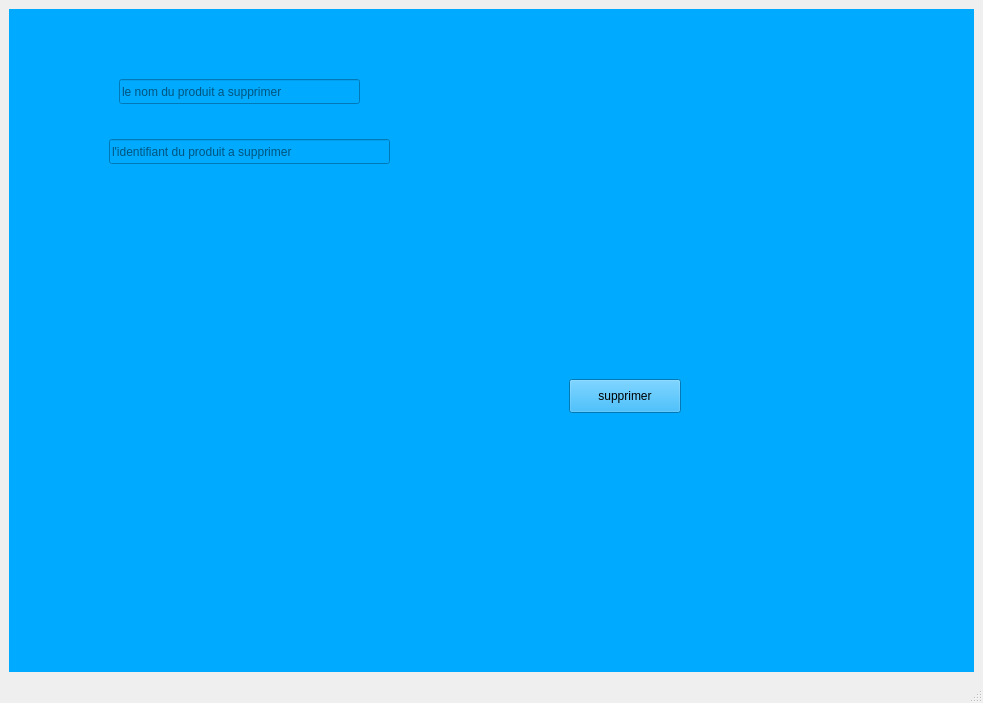
<?xml version="1.0" encoding="UTF-8"?>
<ui version="4.0">
 <class>MainWindow</class>
 <widget class="QMainWindow" name="MainWindow">
  <property name="geometry">
   <rect>
    <x>0</x>
    <y>0</y>
    <width>983</width>
    <height>703</height>
   </rect>
  </property>
  <property name="windowTitle">
   <string>MainWindow</string>
  </property>
  <widget class="QWidget" name="centralwidget">
   <layout class="QGridLayout" name="gridLayout">
    <item row="0" column="1">
     <widget class="QStackedWidget" name="stackedWidget">
      <property name="styleSheet">
       <string notr="true">background-color: rgb(0, 170, 255);</string>
      </property>
      <property name="currentIndex">
       <number>6</number>
      </property>
      <widget class="QWidget" name="page">
       <widget class="QLineEdit" name="lineEdit_34">
        <property name="geometry">
         <rect>
          <x>300</x>
          <y>140</y>
          <width>113</width>
          <height>25</height>
         </rect>
        </property>
        <property name="placeholderText">
         <string>identifiant</string>
        </property>
       </widget>
       <widget class="QLineEdit" name="lineEdit_35">
        <property name="geometry">
         <rect>
          <x>300</x>
          <y>210</y>
          <width>113</width>
          <height>25</height>
         </rect>
        </property>
        <property name="placeholderText">
         <string>mot de passe</string>
        </property>
       </widget>
       <widget class="QDialogButtonBox" name="buttonBox_7">
        <property name="geometry">
         <rect>
          <x>620</x>
          <y>420</y>
          <width>230</width>
          <height>34</height>
         </rect>
        </property>
        <property name="standardButtons">
         <set>QDialogButtonBox::Cancel|QDialogButtonBox::Ok</set>
        </property>
       </widget>
      </widget>
      <widget class="QWidget" name="page_3">
       <widget class="QLabel" name="label_2">
        <property name="geometry">
         <rect>
          <x>0</x>
          <y>90</y>
          <width>971</width>
          <height>541</height>
         </rect>
        </property>
        <property name="text">
         <string/>
        </property>
        <property name="pixmap">
         <pixmap>../../../Downloads/127022327_784850472099112_742160003035093306_n.jpg</pixmap>
        </property>
        <property name="scaledContents">
         <bool>true</bool>
        </property>
       </widget>
       <widget class="QWidget" name="verticalLayoutWidget_3">
        <property name="geometry">
         <rect>
          <x>10</x>
          <y>90</y>
          <width>160</width>
          <height>531</height>
         </rect>
        </property>
        <layout class="QVBoxLayout" name="verticalLayout_3">
         <item>
          <widget class="QPushButton" name="pushButton_31">
           <property name="text">
            <string>Employes</string>
           </property>
          </widget>
         </item>
         <item>
          <widget class="QPushButton" name="pushButton_38">
           <property name="text">
            <string>Machines</string>
           </property>
          </widget>
         </item>
         <item>
          <widget class="QPushButton" name="pushButton_Produit">
           <property name="text">
            <string>Produits</string>
           </property>
          </widget>
         </item>
         <item>
          <widget class="QPushButton" name="pushButton_39">
           <property name="text">
            <string>Entrepots</string>
           </property>
          </widget>
         </item>
         <item>
          <widget class="QPushButton" name="pushButton_36">
           <property name="text">
            <string>Clients</string>
           </property>
          </widget>
         </item>
         <item>
          <widget class="QPushButton" name="pushButton_37">
           <property name="text">
            <string>Commandes</string>
           </property>
          </widget>
         </item>
         <item>
          <widget class="QPushButton" name="pushButton_35">
           <property name="text">
            <string>Fournisseurs</string>
           </property>
          </widget>
         </item>
         <item>
          <widget class="QPushButton" name="pushButton_34">
           <property name="text">
            <string>Matieres-premieres</string>
           </property>
          </widget>
         </item>
         <item>
          <widget class="QPushButton" name="pushButton_33">
           <property name="text">
            <string>Factures</string>
           </property>
          </widget>
         </item>
         <item>
          <widget class="QPushButton" name="pushButton_32">
           <property name="text">
            <string>Revenues</string>
           </property>
          </widget>
         </item>
        </layout>
       </widget>
       <widget class="QFrame" name="frame">
        <property name="geometry">
         <rect>
          <x>0</x>
          <y>0</y>
          <width>971</width>
          <height>91</height>
         </rect>
        </property>
        <property name="styleSheet">
         <string notr="true">background-color: rgb(125, 125, 125);</string>
        </property>
        <property name="frameShape">
         <enum>QFrame::StyledPanel</enum>
        </property>
        <property name="frameShadow">
         <enum>QFrame::Raised</enum>
        </property>
        <widget class="QLabel" name="label_5">
         <property name="geometry">
          <rect>
           <x>420</x>
           <y>20</y>
           <width>131</width>
           <height>61</height>
          </rect>
         </property>
         <property name="text">
          <string>&lt;html&gt;&lt;head/&gt;&lt;body&gt;&lt;p&gt;&lt;span style=&quot; font-size:14pt;&quot;&gt;Fact-Ware&lt;/span&gt;&lt;/p&gt;&lt;/body&gt;&lt;/html&gt;</string>
         </property>
        </widget>
        <widget class="QPushButton" name="pushButton_41">
         <property name="geometry">
          <rect>
           <x>130</x>
           <y>30</y>
           <width>112</width>
           <height>34</height>
          </rect>
         </property>
         <property name="text">
          <string>AIDE</string>
         </property>
        </widget>
        <widget class="QPushButton" name="pushButton_42">
         <property name="geometry">
          <rect>
           <x>680</x>
           <y>30</y>
           <width>112</width>
           <height>34</height>
          </rect>
         </property>
         <property name="text">
          <string>PARAMETRES</string>
         </property>
        </widget>
       </widget>
      </widget>
      <widget class="QWidget" name="page_2">
       <widget class="QDialogButtonBox" name="buttonBox_2">
        <property name="geometry">
         <rect>
          <x>670</x>
          <y>550</y>
          <width>230</width>
          <height>34</height>
         </rect>
        </property>
        <property name="standardButtons">
         <set>QDialogButtonBox::Cancel|QDialogButtonBox::Ok</set>
        </property>
       </widget>
       <widget class="QLabel" name="label">
        <property name="geometry">
         <rect>
          <x>0</x>
          <y>-10</y>
          <width>171</width>
          <height>531</height>
         </rect>
        </property>
        <property name="text">
         <string/>
        </property>
        <property name="pixmap">
         <pixmap>../../../Downloads/127173322_196098928654044_621996269325269784_n.jpg</pixmap>
        </property>
        <property name="scaledContents">
         <bool>true</bool>
        </property>
       </widget>
       <widget class="QLabel" name="label_3">
        <property name="geometry">
         <rect>
          <x>170</x>
          <y>-10</y>
          <width>801</width>
          <height>641</height>
         </rect>
        </property>
        <property name="text">
         <string/>
        </property>
        <property name="pixmap">
         <pixmap>../../../Downloads/login.jpg</pixmap>
        </property>
        <property name="scaledContents">
         <bool>true</bool>
        </property>
       </widget>
       <widget class="QPushButton" name="pushButton_ajouterProduit">
        <property name="geometry">
         <rect>
          <x>280</x>
          <y>110</y>
          <width>112</width>
          <height>34</height>
         </rect>
        </property>
        <property name="text">
         <string>ajouter produit</string>
        </property>
       </widget>
       <widget class="QPushButton" name="pushButton_afficherProduit">
        <property name="geometry">
         <rect>
          <x>270</x>
          <y>170</y>
          <width>131</width>
          <height>34</height>
         </rect>
        </property>
        <property name="text">
         <string>afficher produit</string>
        </property>
       </widget>
       <widget class="QPushButton" name="pushButton_CalculerProduit">
        <property name="geometry">
         <rect>
          <x>270</x>
          <y>230</y>
          <width>131</width>
          <height>34</height>
         </rect>
        </property>
        <property name="text">
         <string>calculer produit</string>
        </property>
       </widget>
       <widget class="QPushButton" name="pushButton_SupprimerProduit">
        <property name="geometry">
         <rect>
          <x>270</x>
          <y>310</y>
          <width>141</width>
          <height>34</height>
         </rect>
        </property>
        <property name="text">
         <string>supprimer produit</string>
        </property>
       </widget>
       <widget class="QWidget" name="verticalLayoutWidget">
        <property name="geometry">
         <rect>
          <x>0</x>
          <y>0</y>
          <width>171</width>
          <height>641</height>
         </rect>
        </property>
        <layout class="QVBoxLayout" name="verticalLayout">
         <item>
          <widget class="QPushButton" name="pushButton_8">
           <property name="text">
            <string>Employes</string>
           </property>
          </widget>
         </item>
         <item>
          <widget class="QPushButton" name="pushButton_12">
           <property name="text">
            <string>Machines</string>
           </property>
          </widget>
         </item>
         <item>
          <widget class="QPushButton" name="pushButton_produit">
           <property name="text">
            <string>Produits</string>
           </property>
          </widget>
         </item>
         <item>
          <widget class="QPushButton" name="pushButton_entrepot">
           <property name="text">
            <string>Entrepots</string>
           </property>
          </widget>
         </item>
         <item>
          <widget class="QPushButton" name="pushButton_10">
           <property name="text">
            <string>Clients</string>
           </property>
          </widget>
         </item>
         <item>
          <widget class="QPushButton" name="pushButton_15">
           <property name="text">
            <string>Commandes</string>
           </property>
          </widget>
         </item>
         <item>
          <widget class="QPushButton" name="pushButton_13">
           <property name="text">
            <string>Fournisseurs</string>
           </property>
          </widget>
         </item>
         <item>
          <widget class="QPushButton" name="pushButton_11">
           <property name="text">
            <string>Matiere premieres</string>
           </property>
          </widget>
         </item>
         <item>
          <widget class="QPushButton" name="pushButton_9">
           <property name="text">
            <string>Factures</string>
           </property>
          </widget>
         </item>
         <item>
          <widget class="QPushButton" name="pushButton_7">
           <property name="text">
            <string>Revenues</string>
           </property>
          </widget>
         </item>
        </layout>
       </widget>
       <zorder>label_3</zorder>
       <zorder>label</zorder>
       <zorder>buttonBox_2</zorder>
       <zorder>pushButton_ajouterProduit</zorder>
       <zorder>pushButton_afficherProduit</zorder>
       <zorder>pushButton_CalculerProduit</zorder>
       <zorder>pushButton_SupprimerProduit</zorder>
       <zorder>verticalLayoutWidget</zorder>
      </widget>
      <widget class="QWidget" name="page_11">
       <widget class="QLineEdit" name="lineEdit_nom">
        <property name="geometry">
         <rect>
          <x>60</x>
          <y>70</y>
          <width>113</width>
          <height>25</height>
         </rect>
        </property>
        <property name="text">
         <string/>
        </property>
        <property name="placeholderText">
         <string>nom</string>
        </property>
       </widget>
       <widget class="QLineEdit" name="lineEdit_id">
        <property name="geometry">
         <rect>
          <x>60</x>
          <y>140</y>
          <width>113</width>
          <height>25</height>
         </rect>
        </property>
        <property name="text">
         <string/>
        </property>
        <property name="placeholderText">
         <string>identifiant</string>
        </property>
       </widget>
       <widget class="QLineEdit" name="lineEdit_marque">
        <property name="geometry">
         <rect>
          <x>60</x>
          <y>220</y>
          <width>113</width>
          <height>25</height>
         </rect>
        </property>
        <property name="placeholderText">
         <string>marques</string>
        </property>
       </widget>
       <widget class="QLineEdit" name="lineEdit_nombres">
        <property name="geometry">
         <rect>
          <x>60</x>
          <y>300</y>
          <width>113</width>
          <height>25</height>
         </rect>
        </property>
        <property name="placeholderText">
         <string>nombres</string>
        </property>
       </widget>
       <widget class="QLineEdit" name="lineEdit_prix">
        <property name="geometry">
         <rect>
          <x>60</x>
          <y>370</y>
          <width>113</width>
          <height>25</height>
         </rect>
        </property>
        <property name="placeholderText">
         <string>prix</string>
        </property>
       </widget>
       <widget class="QPushButton" name="pushButton">
        <property name="geometry">
         <rect>
          <x>710</x>
          <y>420</y>
          <width>112</width>
          <height>34</height>
         </rect>
        </property>
        <property name="text">
         <string>ajouter</string>
        </property>
       </widget>
      </widget>
      <widget class="QWidget" name="page_5">
       <widget class="QTableWidget" name="tableWidget">
        <property name="geometry">
         <rect>
          <x>10</x>
          <y>10</y>
          <width>841</width>
          <height>511</height>
         </rect>
        </property>
        <row>
         <property name="text">
          <string>produit 1 </string>
         </property>
        </row>
        <row>
         <property name="text">
          <string>produit 2 </string>
         </property>
        </row>
        <row>
         <property name="text">
          <string>produit 3 </string>
         </property>
        </row>
        <row>
         <property name="text">
          <string>produit 4 </string>
         </property>
        </row>
        <row>
         <property name="text">
          <string>produit 5 </string>
         </property>
        </row>
        <column>
         <property name="text">
          <string>nom</string>
         </property>
        </column>
        <column>
         <property name="text">
          <string>identifiant</string>
         </property>
        </column>
        <column>
         <property name="text">
          <string>prix</string>
         </property>
        </column>
        <column>
         <property name="text">
          <string>nombres</string>
         </property>
        </column>
        <column>
         <property name="text">
          <string>marques</string>
         </property>
        </column>
       </widget>
       <widget class="QPushButton" name="pushButton_3">
        <property name="geometry">
         <rect>
          <x>640</x>
          <y>350</y>
          <width>112</width>
          <height>34</height>
         </rect>
        </property>
        <property name="text">
         <string>ok</string>
        </property>
       </widget>
      </widget>
      <widget class="QWidget" name="page_6">
       <widget class="QLineEdit" name="lineEdit_6">
        <property name="geometry">
         <rect>
          <x>220</x>
          <y>120</y>
          <width>141</width>
          <height>25</height>
         </rect>
        </property>
        <property name="text">
         <string/>
        </property>
        <property name="placeholderText">
         <string>le nom du produit</string>
        </property>
       </widget>
       <widget class="QLineEdit" name="lineEdit_30">
        <property name="geometry">
         <rect>
          <x>210</x>
          <y>180</y>
          <width>171</width>
          <height>25</height>
         </rect>
        </property>
        <property name="text">
         <string/>
        </property>
        <property name="placeholderText">
         <string>le nombre du produit</string>
        </property>
       </widget>
       <widget class="QPushButton" name="pushButton_2">
        <property name="geometry">
         <rect>
          <x>500</x>
          <y>340</y>
          <width>112</width>
          <height>34</height>
         </rect>
        </property>
        <property name="text">
         <string>Terminer</string>
        </property>
       </widget>
      </widget>
      <widget class="QWidget" name="page_7">
       <widget class="QLineEdit" name="lineEdit_31">
        <property name="geometry">
         <rect>
          <x>110</x>
          <y>70</y>
          <width>241</width>
          <height>25</height>
         </rect>
        </property>
        <property name="text">
         <string/>
        </property>
        <property name="placeholderText">
         <string>le nom du produit a supprimer</string>
        </property>
       </widget>
       <widget class="QLineEdit" name="lineEdit_idSup">
        <property name="geometry">
         <rect>
          <x>100</x>
          <y>130</y>
          <width>281</width>
          <height>25</height>
         </rect>
        </property>
        <property name="text">
         <string/>
        </property>
        <property name="placeholderText">
         <string>l'identifiant du produit a supprimer</string>
        </property>
       </widget>
       <widget class="QPushButton" name="supprimer">
        <property name="geometry">
         <rect>
          <x>560</x>
          <y>370</y>
          <width>112</width>
          <height>34</height>
         </rect>
        </property>
        <property name="text">
         <string>supprimer</string>
        </property>
       </widget>
      </widget>
      <widget class="QWidget" name="page_8">
       <widget class="QLabel" name="label_4">
        <property name="geometry">
         <rect>
          <x>178</x>
          <y>-11</y>
          <width>811</width>
          <height>641</height>
         </rect>
        </property>
        <property name="text">
         <string/>
        </property>
        <property name="pixmap">
         <pixmap>../../../Downloads/login.jpg</pixmap>
        </property>
        <property name="scaledContents">
         <bool>true</bool>
        </property>
       </widget>
       <widget class="QWidget" name="verticalLayoutWidget_2">
        <property name="geometry">
         <rect>
          <x>10</x>
          <y>-10</y>
          <width>160</width>
          <height>651</height>
         </rect>
        </property>
        <layout class="QVBoxLayout" name="verticalLayout_2">
         <item>
          <widget class="QPushButton" name="pushButton_21">
           <property name="text">
            <string>PushButton</string>
           </property>
          </widget>
         </item>
         <item>
          <widget class="QPushButton" name="pushButton_25">
           <property name="text">
            <string>PushButton</string>
           </property>
          </widget>
         </item>
         <item>
          <widget class="QPushButton" name="pushButton_26">
           <property name="text">
            <string>Produit</string>
           </property>
          </widget>
         </item>
         <item>
          <widget class="QPushButton" name="pushButton_24">
           <property name="text">
            <string>Entrepots</string>
           </property>
          </widget>
         </item>
         <item>
          <widget class="QPushButton" name="pushButton_23">
           <property name="text">
            <string>PushButton</string>
           </property>
          </widget>
         </item>
         <item>
          <widget class="QPushButton" name="pushButton_22">
           <property name="text">
            <string>PushButton</string>
           </property>
          </widget>
         </item>
         <item>
          <widget class="QPushButton" name="pushButton_20">
           <property name="text">
            <string>PushButton</string>
           </property>
          </widget>
         </item>
         <item>
          <widget class="QPushButton" name="pushButton_19">
           <property name="text">
            <string>PushButton</string>
           </property>
          </widget>
         </item>
         <item>
          <widget class="QPushButton" name="pushButton_18">
           <property name="text">
            <string>PushButton</string>
           </property>
          </widget>
         </item>
         <item>
          <widget class="QPushButton" name="pushButton_17">
           <property name="text">
            <string>PushButton</string>
           </property>
          </widget>
         </item>
        </layout>
       </widget>
       <widget class="QPushButton" name="pushButton_ajouterEn">
        <property name="geometry">
         <rect>
          <x>270</x>
          <y>110</y>
          <width>131</width>
          <height>34</height>
         </rect>
        </property>
        <property name="text">
         <string>ajouter entrepot</string>
        </property>
       </widget>
       <widget class="QPushButton" name="pushButton_afficherEn">
        <property name="geometry">
         <rect>
          <x>270</x>
          <y>170</y>
          <width>141</width>
          <height>34</height>
         </rect>
        </property>
        <property name="text">
         <string>afficher entrepots</string>
        </property>
       </widget>
       <widget class="QPushButton" name="pushButton_calculerEn">
        <property name="geometry">
         <rect>
          <x>270</x>
          <y>240</y>
          <width>171</width>
          <height>34</height>
         </rect>
        </property>
        <property name="text">
         <string>calculer entrepots</string>
        </property>
       </widget>
       <widget class="QPushButton" name="pushButton_supprimerEn">
        <property name="geometry">
         <rect>
          <x>270</x>
          <y>300</y>
          <width>161</width>
          <height>34</height>
         </rect>
        </property>
        <property name="text">
         <string>supprimer entrepots</string>
        </property>
       </widget>
      </widget>
      <widget class="QWidget" name="page_9">
       <widget class="QLineEdit" name="lineEdit_17">
        <property name="geometry">
         <rect>
          <x>70</x>
          <y>50</y>
          <width>113</width>
          <height>25</height>
         </rect>
        </property>
        <property name="text">
         <string/>
        </property>
        <property name="placeholderText">
         <string>lieu</string>
        </property>
       </widget>
       <widget class="QLineEdit" name="lineEdit_18">
        <property name="geometry">
         <rect>
          <x>70</x>
          <y>120</y>
          <width>113</width>
          <height>25</height>
         </rect>
        </property>
        <property name="text">
         <string/>
        </property>
        <property name="placeholderText">
         <string>numero</string>
        </property>
       </widget>
       <widget class="QLineEdit" name="lineEdit_19">
        <property name="geometry">
         <rect>
          <x>70</x>
          <y>200</y>
          <width>161</width>
          <height>25</height>
         </rect>
        </property>
        <property name="text">
         <string/>
        </property>
        <property name="placeholderText">
         <string>nombres de produits</string>
        </property>
       </widget>
       <widget class="QLineEdit" name="lineEdit_20">
        <property name="geometry">
         <rect>
          <x>70</x>
          <y>280</y>
          <width>113</width>
          <height>25</height>
         </rect>
        </property>
        <property name="placeholderText">
         <string>etat</string>
        </property>
       </widget>
       <widget class="QDialogButtonBox" name="buttonBox_4">
        <property name="geometry">
         <rect>
          <x>540</x>
          <y>420</y>
          <width>230</width>
          <height>34</height>
         </rect>
        </property>
        <property name="standardButtons">
         <set>QDialogButtonBox::Cancel|QDialogButtonBox::Ok</set>
        </property>
       </widget>
      </widget>
      <widget class="QWidget" name="page_10">
       <widget class="QTableView" name="tableView">
        <property name="geometry">
         <rect>
          <x>105</x>
          <y>111</y>
          <width>801</width>
          <height>401</height>
         </rect>
        </property>
       </widget>
      </widget>
      <widget class="QWidget" name="page_12">
       <widget class="QLineEdit" name="lineEdit_21">
        <property name="geometry">
         <rect>
          <x>130</x>
          <y>100</y>
          <width>211</width>
          <height>25</height>
         </rect>
        </property>
        <property name="text">
         <string/>
        </property>
        <property name="placeholderText">
         <string>le numero de l'entrepot</string>
        </property>
       </widget>
       <widget class="QLineEdit" name="lineEdit_22">
        <property name="geometry">
         <rect>
          <x>130</x>
          <y>180</y>
          <width>113</width>
          <height>25</height>
         </rect>
        </property>
        <property name="text">
         <string/>
        </property>
        <property name="placeholderText">
         <string>identifiant</string>
        </property>
       </widget>
       <widget class="QDialogButtonBox" name="buttonBox_5">
        <property name="geometry">
         <rect>
          <x>470</x>
          <y>410</y>
          <width>230</width>
          <height>34</height>
         </rect>
        </property>
        <property name="standardButtons">
         <set>QDialogButtonBox::Cancel|QDialogButtonBox::Ok</set>
        </property>
       </widget>
      </widget>
      <widget class="QWidget" name="page_13">
       <widget class="QLineEdit" name="lineEdit_23">
        <property name="geometry">
         <rect>
          <x>120</x>
          <y>160</y>
          <width>331</width>
          <height>25</height>
         </rect>
        </property>
        <property name="text">
         <string/>
        </property>
        <property name="placeholderText">
         <string>le numero de l'entrepot a supprimer</string>
        </property>
       </widget>
       <widget class="QDialogButtonBox" name="buttonBox_6">
        <property name="geometry">
         <rect>
          <x>480</x>
          <y>400</y>
          <width>230</width>
          <height>34</height>
         </rect>
        </property>
        <property name="standardButtons">
         <set>QDialogButtonBox::Cancel|QDialogButtonBox::Ok</set>
        </property>
       </widget>
      </widget>
     </widget>
    </item>
   </layout>
  </widget>
  <widget class="QMenuBar" name="menubar">
   <property name="geometry">
    <rect>
     <x>0</x>
     <y>0</y>
     <width>983</width>
     <height>30</height>
    </rect>
   </property>
  </widget>
  <widget class="QStatusBar" name="statusbar"/>
 </widget>
 <tabstops>
  <tabstop>tableWidget</tabstop>
 </tabstops>
 <resources/>
 <connections/>
</ui>
